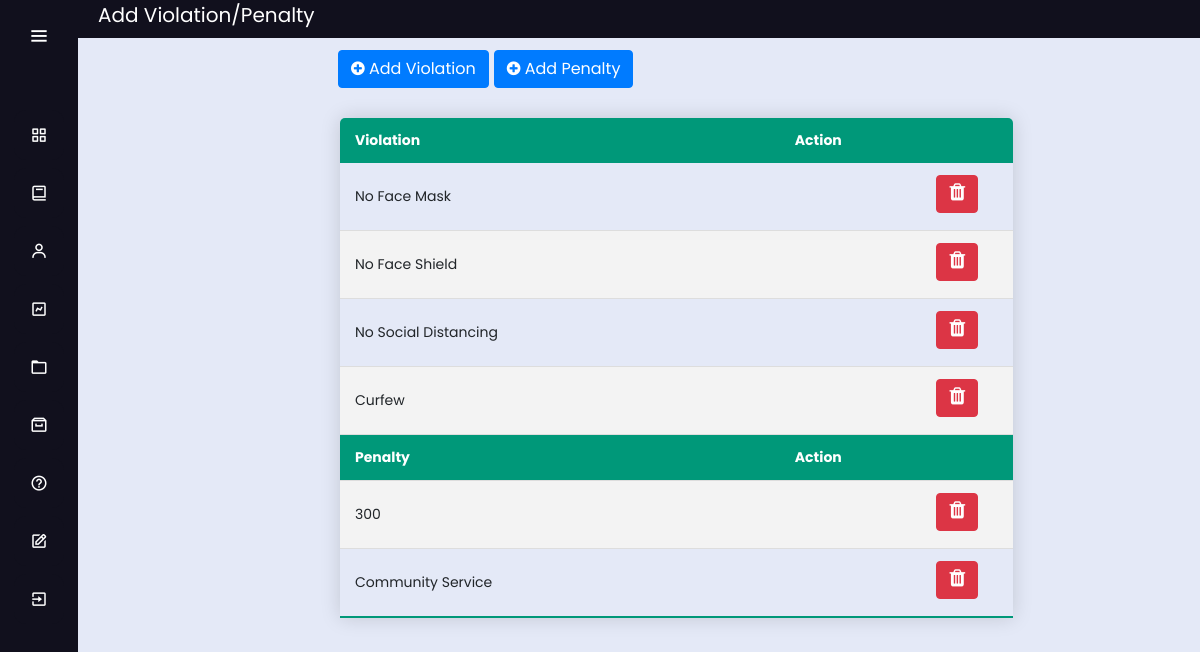
The page /more_settings (signed in) on the database its author committed.
### tables this page shows
CREATE TABLE violations(
	id INTEGER PRIMARY KEY AUTOINCREMENT,
	violation TEXT NOT NULL,
	name TEXT NULL
	
);

CREATE TABLE stat(
	id INTEGER PRIMARY KEY AUTOINCREMENT,
	status TEXT NULL,
	penalty TEXT NOT NULL
	
);

### app.py (the view)
@app.route('/more_settings')
def more_settings():
        conn = get_db_connection()
        more_settings = conn.execute("SELECT * FROM violations").fetchall()
        more_settings2 = conn.execute("SELECT * FROM stat").fetchall()
        conn.close()
        return render_template('more_settings.html',more_settings=more_settings,more_settings2=more_settings2);

### app.py (called while the page is built)
def get_db_connection():
    conn = sqlite3.connect('database.db')
    conn.row_factory = sqlite3.Row
    return conn
    conn.close()
    c = conn.cursor()

### templates/more_settings.html (shortened to what this page needs)
<!DOCTYPE html>
<html lang="en" dir="ltr">
  <head>
    <link rel="stylesheet" href="../static/css/style5.css">
    <link href='https://unpkg.com/boxicons@2.0.7/css/boxicons.min.css' rel='stylesheet'>
    <link rel="stylesheet" href="../static/css/style2.css">
  <link rel="stylesheet" href="https://cdnjs.cloudflare.com/ajax/libs/font-awesome/4.7.0/css/font-awesome.min.css">
  <link rel="stylesheet" href="https://stackpath.bootstrapcdn.com/bootstrap/4.3.1/css/bootstrap.min.css">
  <link rel="stylesheet" type="text/css" href="https://cdn.datatables.net/1.10.23/css/dataTables.bootstrap4.min.css">
  <link rel="stylesheet" type="text/css" href="https://cdnjs.cloudflare.com/ajax/libs/twitter-bootstrap/4.5.2/css/bootstrap.css">
   </head>
<body>
 <div class="sidebar" >
    <div class="logo-details">
        <i class='bx bx-menu' id="btn" ></i>
    </div>
    <br>
    <ul class="nav-list">
      <li>
        <a href="{{ url_for('municipal_dashboard') }}">
          <i class='bx bx-grid-alt'></i>
        </a>
      </li>
      <li>
       <a href="{{ url_for('municipal') }}">
         <i class='bx bx-book' ></i>
       </a>
     </li>
      <li>
       <a href="{{ url_for('municipal_service') }}">
         <i class='bx bx-user' ></i>
       </a>
     </li>
     <li>
       <a href="">
         <i class='bx bx-chart' ></i>
       </a>
     </li>
     <li>
       <a href="{{ url_for('municipal_logs') }}">
         <i class='bx bx-folder' ></i>
       </a>
     </li>
     <li>
       <a href="{{ url_for('municipal_archive') }}">
         <i class='bx bx-archive' ></i>
       </a>
     </li>
     <li>
       <a href="{{ url_for('municipal_guidelines') }}">
         <i class='bx bx-help-circle' ></i>
       </a>
     </li>
     <li>
       <a href="{{ url_for('more_settings') }}">
         <i class='bx bx-edit' ></i>
       </a>
     </li>
     <li>
       <a href="{{ url_for('login') }}">
         <i class='bx bx-exit' ></i>
       </a>
     </li>
    </ul>
  </div>
  <section class="home-section">
<p style="background: #11101D; font-size: 20px; color: white;"> <label style="margin-left: 20px;">Add Violation/Penalty </label><label style="float: right; margin-right: 20px;"></label>
      </p></br><br><br>
<div class="main" style="margin-left: 250px; margin-top: -90px; width: 60%;">
      <br>
  <a href="{{url_for('add', table="viol")}}" class="btn btn-primary" title="Click to Add" style="float: left; margin-right: 5px; margin-top: -10px;"><i class="fa fa-plus-circle" aria-hidden="true"></i> Add Violation</a>
  <a href="{{url_for('add_penalty')}}" class="btn btn-primary" title="Click to Add" style="float: left; margin-right: 5px; margin-top: -10px;"><i class="fa fa-plus-circle" aria-hidden="true"></i> Add Penalty</a>
  <br><br>
  <table class="content-table" id=""  style="width: calc(100% - -20px); margin-left: 2px; font-size: 15; margin-top: 10px;">
  <thead style="background-color: ;">
  <tr >
    <th>Violation</th>
    <th>Action</th>
  </tr>
  </thead>
  {%for bb in more_settings%}
  <tr>
  <td>{{bb['violation']}}</td>
    <td>
      <center>
       <a href="{{url_for('delete_more', table="vio" , violation=bb['violation'])}}" class="btn btn-xs btn-danger" title="Click to Delete" style="margin-bottom: 5px;"><i class="fa fa-trash" aria-hidden="true" style="font-size: 20px;"></i></a>
      </center>
    </td>
  </tr>
  {%endfor%}
  <tr style="background-color: #009879; color: white;">
    <th>Penalty</th>
    <th>Action</th>
  </tr>
  {%for bb in more_settings2%}
  <tr>
  <td>{{bb['penalty']}}</td>
    <td>
      <center>
        <a href="{{url_for('delete_more2', table="sta" , penalty=bb['penalty'])}}" class="btn btn-xs btn-danger" title="Click to Delete" style="margin-bottom: 5px;"><i class="fa fa-trash" aria-hidden="true" style="font-size: 20px;"></i></a>
      </center>
    </td>
  </tr>
  {%endfor%}
  </table>
  </div>
  </section>
</body>
</html>

### static/css/style5.css (style rules this page uses)
* { margin: 0; padding: 0; box-sizing: border-box; font-family: "Poppins" , sans-serif; }
.sidebar { position: fixed; left: 0; top: 0; height: 100%; width: 78px; background: #11101D; padding: 6px 14px; z-index: 99; transition: all 0.5s ease; }
.sidebar .logo-details { height: 60px; display: flex; align-items: center; position: relative; }
.sidebar .logo-details #btn { position: absolute; top: 50%; right: 0; transform: translateY(-50%); font-size: 22px; transition: all 0.4s ease; font-size: 23px; text-align: center; cursor: pointer; transition: all 0.5s ease; }
.sidebar i { color: #fff; height: 60px; min-width: 50px; font-size: 28px; text-align: center; line-height: 60px; }
.sidebar .nav-list { margin-top: 20px; height: 100%; }
.sidebar li { position: relative; margin: 8px 0; list-style: none; }
.sidebar li a { display: flex; height: 100%; width: 100%; border-radius: 12px; align-items: center; text-decoration: none; transition: all 0.4s ease; background: #11101D; }
.sidebar li i { height: 50px; line-height: 50px; font-size: 18px; border-radius: 12px; }
.home-section { position: relative; background: #E4E9F7; min-height: 100vh; top: 0; left: 78px; width: calc(100% - 78px); transition: all 0.5s ease; z-index: 2; }
.content-table { font-family: "Poppins" , sans-serif; border-collapse: collapse; margin: 25px 0; margin-top: 200px; font-size: 14px; min-width: 400px; border-radius: 5px 5px 0 0; overflow: hidden; box-shadow: 0 0 20px rgba(0, 0, 0, 0.15); margin-left: 20px; width: ; margin-top: -10px; width: calc(100% - 50px); }
.content-table thead tr { background-color: #009879; color: #ffffff; text-align: left; font-weight: bold; }
.content-table th, .content-table td { padding: 12px 15px; }
.content-table tbody tr { border-bottom: 1px solid #dddddd; }
.content-table tbody tr:nth-of-type(even) { background-color: #f3f3f3; }
.content-table tbody tr:last-of-type { border-bottom: 2px solid #009879; }

### static/css/style2.css (style rules this page uses)
body { margin:0px; padding: 0px; background-color:#1b203d; overflow: hidden; font-family: bernard; color: #1b203d; }
.main { margin-top: 50px; margin-left: 315px; margin-right: 30px; padding: 0px 10px; }
.btn { float: right; margin-right: 20px; }

### rows shown on the page
violations: violation "No Face Mask"
violations: violation "No Face Shield"
violations: violation "No Social Distancing"
violations: violation "Curfew"
stat: penalty "300"
stat: penalty "Community Service"
